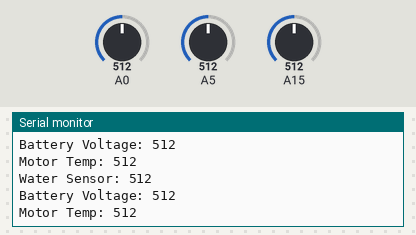
Recording of a sketch running on a simulated Arduino Mega 2560, built with avr-gcc and run on an emulated ATmega2560. Parts: the last lines printed to the serial monitor. The test bench sets the inputs (shaded band); at power-on: A0 = 512, A5 = 512, A15 = 512.

Above: at 1.3 s.
1.4 s: A0 set to 716
At 1.83 s:
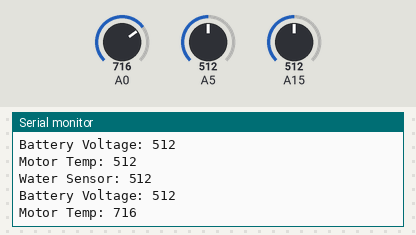
2.9 s: A5 set to 716
At 3.33 s:
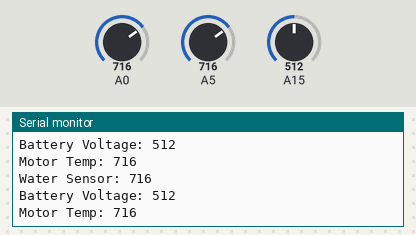
4.4 s: A15 set to 716
At 4.84 s:
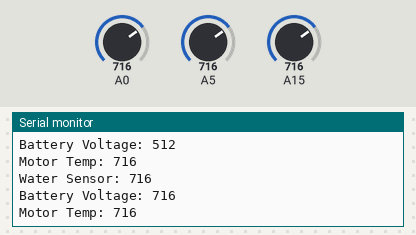
5.9 s: A0 set to 900
At 6.34 s:
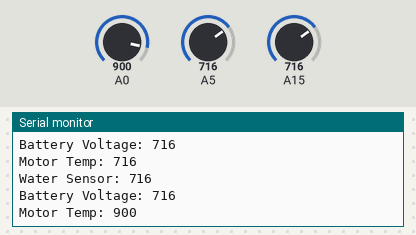
7.4 s: A5 set to 900
At 7.85 s:
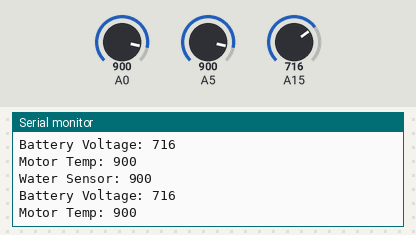
8.9 s: A15 set to 900
At 9.35 s:
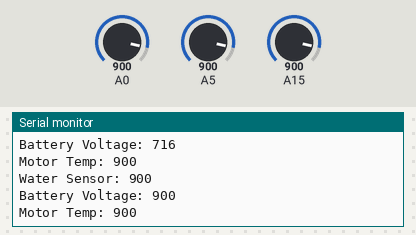
Timing chart, 0 to 11.4 s (numbered marks = the images above; inputs shaded):
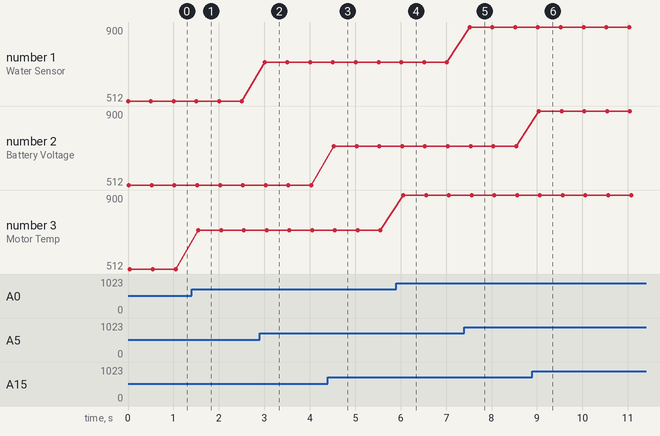

The sketch:

waterTest.ino
```cpp
void setup() {
  // put your setup code here, to run once:
  Serial.begin(9600);
  pinMode(52, OUTPUT);
}

void loop() {
  // put your main code here, to run repeatedly:
  Serial.print("Water Sensor: ");
  Serial.println(analogRead(5));
  Serial.print("Battery Voltage: ");
  Serial.println(analogRead(15));

  digitalWrite(52, HIGH);
  Serial.print("Motor Temp: ");
  Serial.println(analogRead(0));
  digitalWrite(52, LOW);

  Serial.println();
  delay(500);

}
```

Measured:
- after the input at 1.4 s, the serial monitor: prints a new line after 0.15 s (image 1)
- after the input at 2.9 s, the serial monitor: prints a new line after 0.11 s (image 2)
- after the input at 4.4 s, the serial monitor: prints a new line after 0.13 s (image 3)
- after the input at 5.9 s, the serial monitor: prints a new line after 0.16 s (image 4)
- after the input at 7.4 s, the serial monitor: prints a new line after 0.12 s (image 5)
- after the input at 8.9 s, the serial monitor: prints a new line after 0.14 s (image 6)
- plotted number 3: 512 → 716 after the input at 1.4 s, 716 → 900 after the input at 5.9 s
